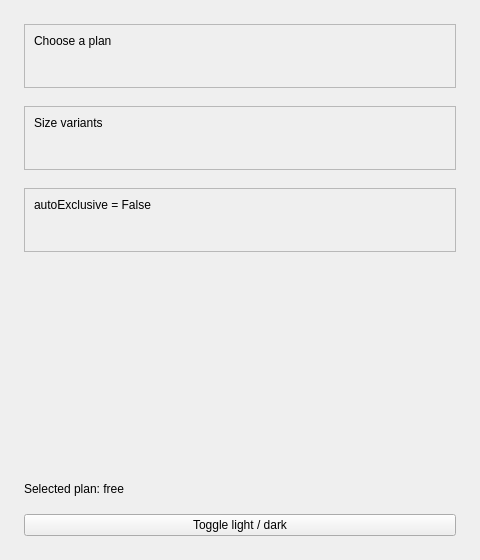
<?xml version='1.0' encoding='utf-8'?>
<ui version="4.0">
 <class>MainWindow</class>
 <widget class="QMainWindow" name="MainWindow">
  <property name="geometry">
   <rect>
    <x>0</x>
    <y>0</y>
    <width>480</width>
    <height>560</height>
   </rect>
  </property>
  <property name="windowTitle">
   <string>QCustomRadioButton</string>
  </property>
  <widget class="QWidget" name="centralwidget">
   <layout class="QVBoxLayout" name="mainLayout">
    <property name="spacing">
     <number>18</number>
    </property>
    <property name="leftMargin">
     <number>24</number>
    </property>
    <property name="topMargin">
     <number>24</number>
    </property>
    <property name="rightMargin">
     <number>24</number>
    </property>
    <property name="bottomMargin">
     <number>24</number>
    </property>
    <item>
     <widget class="QFrame" name="planCard">
      <property name="frameShape">
       <enum>QFrame::StyledPanel</enum>
      </property>
      <layout class="QVBoxLayout" name="planCardLayout">
       <property name="spacing">
        <number>10</number>
       </property>
       <item>
        <widget class="QLabel" name="planHeading">
         <property name="text">
          <string>Choose a plan</string>
         </property>
        </widget>
       </item>
       <item>
        <widget class="QWidget" name="plansBox" native="true">
         <layout class="QVBoxLayout" name="plansBoxLayout">
          <property name="spacing">
           <number>10</number>
          </property>
          <property name="leftMargin">
           <number>0</number>
          </property>
          <property name="topMargin">
           <number>0</number>
          </property>
          <property name="rightMargin">
           <number>0</number>
          </property>
          <property name="bottomMargin">
           <number>0</number>
          </property>
          <item>
           <widget class="QCustomRadioButton" name="radioPlanFree">
            <property name="text" stdset="0">
             <string notr="true">Community - free forever</string>
            </property>
            <property name="value" stdset="0">
             <string notr="true">free</string>
            </property>
            <property name="checked" stdset="0">
             <bool>true</bool>
            </property>
           </widget>
          </item>
          <item>
           <widget class="QCustomRadioButton" name="radioPlanPro">
            <property name="text" stdset="0">
             <string notr="true">Pro - $12/month</string>
            </property>
            <property name="value" stdset="0">
             <string notr="true">pro</string>
            </property>
           </widget>
          </item>
          <item>
           <widget class="QCustomRadioButton" name="radioPlanStudio">
            <property name="text" stdset="0">
             <string notr="true">Studio - $29/month</string>
            </property>
            <property name="value" stdset="0">
             <string notr="true">studio</string>
            </property>
           </widget>
          </item>
         </layout>
        </widget>
       </item>
      </layout>
     </widget>
    </item>
    <item>
     <widget class="QFrame" name="sizeCard">
      <property name="frameShape">
       <enum>QFrame::StyledPanel</enum>
      </property>
      <layout class="QVBoxLayout" name="sizeCardLayout">
       <property name="spacing">
        <number>10</number>
       </property>
       <item>
        <widget class="QLabel" name="sizeHeading">
         <property name="text">
          <string>Size variants</string>
         </property>
        </widget>
       </item>
       <item>
        <widget class="QWidget" name="sizesBox" native="true">
         <layout class="QHBoxLayout" name="sizesBoxLayout">
          <property name="spacing">
           <number>24</number>
          </property>
          <property name="leftMargin">
           <number>0</number>
          </property>
          <property name="topMargin">
           <number>0</number>
          </property>
          <property name="rightMargin">
           <number>0</number>
          </property>
          <property name="bottomMargin">
           <number>0</number>
          </property>
          <item>
           <widget class="QCustomRadioButton" name="radioSizeSm">
            <property name="text" stdset="0">
             <string notr="true">sm</string>
            </property>
            <property name="value" stdset="0">
             <string notr="true">sm</string>
            </property>
            <property name="sizeVariant" stdset="0">
             <string notr="true">sm</string>
            </property>
           </widget>
          </item>
          <item>
           <widget class="QCustomRadioButton" name="radioSizeMd">
            <property name="text" stdset="0">
             <string notr="true">md</string>
            </property>
            <property name="value" stdset="0">
             <string notr="true">md</string>
            </property>
            <property name="sizeVariant" stdset="0">
             <string notr="true">md</string>
            </property>
            <property name="checked" stdset="0">
             <bool>true</bool>
            </property>
           </widget>
          </item>
          <item>
           <widget class="QCustomRadioButton" name="radioSizeLg">
            <property name="text" stdset="0">
             <string notr="true">lg</string>
            </property>
            <property name="value" stdset="0">
             <string notr="true">lg</string>
            </property>
            <property name="sizeVariant" stdset="0">
             <string notr="true">lg</string>
            </property>
           </widget>
          </item>
          <item>
           <spacer name="sizesSpacer">
            <property name="orientation">
             <enum>Qt::Horizontal</enum>
            </property>
            <property name="sizeHint" stdset="0">
             <size>
              <width>40</width>
              <height>20</height>
             </size>
            </property>
           </spacer>
          </item>
         </layout>
        </widget>
       </item>
      </layout>
     </widget>
    </item>
    <item>
     <widget class="QFrame" name="looseCard">
      <property name="frameShape">
       <enum>QFrame::StyledPanel</enum>
      </property>
      <layout class="QVBoxLayout" name="looseCardLayout">
       <property name="spacing">
        <number>10</number>
       </property>
       <item>
        <widget class="QLabel" name="looseHeading">
         <property name="text">
          <string>autoExclusive = False</string>
         </property>
        </widget>
       </item>
       <item>
        <widget class="QWidget" name="looseBox" native="true">
         <layout class="QHBoxLayout" name="looseBoxLayout">
          <property name="spacing">
           <number>24</number>
          </property>
          <property name="leftMargin">
           <number>0</number>
          </property>
          <property name="topMargin">
           <number>0</number>
          </property>
          <property name="rightMargin">
           <number>0</number>
          </property>
          <property name="bottomMargin">
           <number>0</number>
          </property>
          <item>
           <widget class="QCustomRadioButton" name="radioLooseA">
            <property name="text" stdset="0">
             <string notr="true">Independent A</string>
            </property>
            <property name="autoExclusive" stdset="0">
             <bool>false</bool>
            </property>
           </widget>
          </item>
          <item>
           <widget class="QCustomRadioButton" name="radioLooseB">
            <property name="text" stdset="0">
             <string notr="true">Independent B</string>
            </property>
            <property name="autoExclusive" stdset="0">
             <bool>false</bool>
            </property>
           </widget>
          </item>
          <item>
           <spacer name="looseSpacer">
            <property name="orientation">
             <enum>Qt::Horizontal</enum>
            </property>
            <property name="sizeHint" stdset="0">
             <size>
              <width>40</width>
              <height>20</height>
             </size>
            </property>
           </spacer>
          </item>
         </layout>
        </widget>
       </item>
      </layout>
     </widget>
    </item>
    <item>
     <spacer name="mainSpacer">
      <property name="orientation">
       <enum>Qt::Vertical</enum>
      </property>
      <property name="sizeHint" stdset="0">
       <size>
        <width>20</width>
        <height>40</height>
       </size>
      </property>
     </spacer>
    </item>
    <item>
     <widget class="QLabel" name="statusLabel">
      <property name="text">
       <string>Selected plan: free</string>
      </property>
     </widget>
    </item>
    <item>
     <widget class="QPushButton" name="themeButton">
      <property name="text">
       <string>Toggle light / dark</string>
      </property>
      <property name="cursor">
       <cursorShape>PointingHandCursor</cursorShape>
      </property>
     </widget>
    </item>
   </layout>
  </widget>
 </widget>
 <customwidgets>
  <customwidget>
   <class>QCustomRadioButton</class>
   <extends>QWidget</extends>
   <header location="global">Custom_Widgets.QCustomRadioButton.h</header>
  </customwidget>
 <customwidget><class>QPushButton</class><extends>QPushButton</extends><header location="global">Custom_Widgets.Theme.h</header><container>1</container></customwidget><customwidget><class>QLabel</class><extends>QLabel</extends><header location="global">Custom_Widgets.Theme.h</header><container>1</container></customwidget></customwidgets>
 <connections />
</ui>
